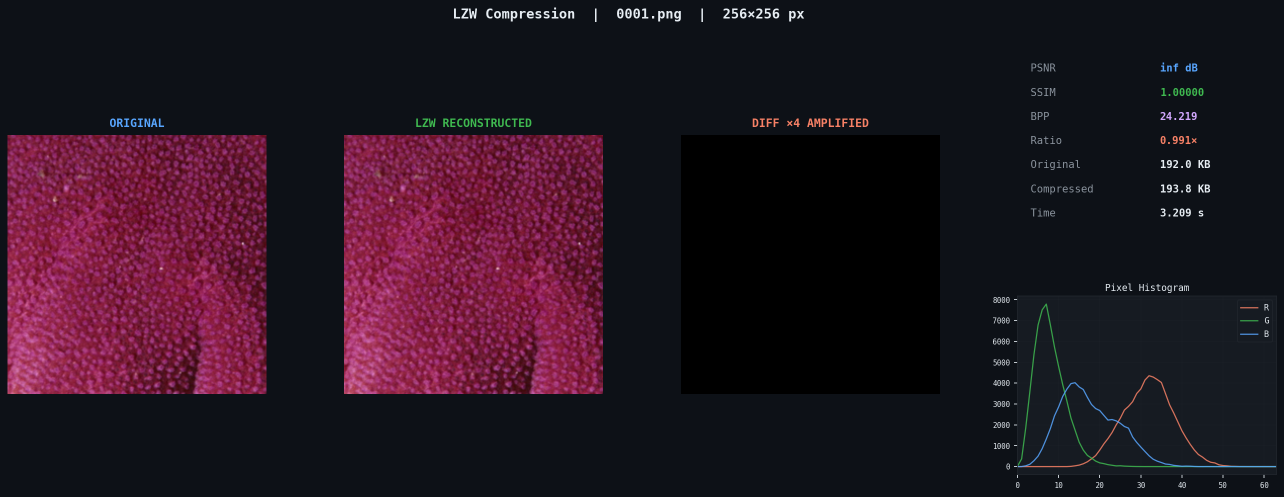
#> input picture losseless/comparaison lzw.png, 2567 x 994 px, given as the content of the folder ./DIV2K_train_HR, which was not available (shown at 1/2 size)
$ python huffman.py
#> lines starting #> are read from the running program, lines starting #| are printed output that depends on the picture; pictures that were not available may be replaced by others from this repository, and a replacement may not be noted
"""
╔══════════════════════════════════════════════════════════════╗
║   HUFFMAN IMAGE COMPRESSION — KAGGLE OPTIMIZED              ║
║   ✔ Vraie compression bitstream Huffman (encode/decode)     ║
║   ✔ Reconstruction image réelle                              ║
║   ✔ Table Pandas 800 images + export CSV                    ║
║   ✔ Graphes propres (PSNR, SSIM, BPP)                       ║
║   ✔ Affichage original vs reconstructed                     ║
╚══════════════════════════════════════════════════════════════╝
"""

import os
import glob
import heapq
import struct
import io
import time
import warnings
warnings.filterwarnings("ignore")

import numpy as np
import pandas as pd
import matplotlib.pyplot as plt
import matplotlib.gridspec as gridspec
from matplotlib.colors import LinearSegmentedColormap
from collections import Counter, defaultdict
from PIL import Image
from skimage.metrics import structural_similarity as ssim_func
from skimage.metrics import peak_signal_noise_ratio as psnr_func
import math

# ──────────────────────────────────────────────────────────────
# CONFIG
# ──────────────────────────────────────────────────────────────
KAGGLE_PATH  = "/kaggle/input/datasets/mariyyyaaella/div2k/DIV2K_train_HR"
FALLBACK_PATH = "./DIV2K_train_HR"
MAX_IMAGES    = 800
CROP_SIZE     = 256          # crop pour accélérer sur Kaggle
OUTPUT_DIR    = "./huffman_output"
CSV_NAME      = "huffman_metrics.csv"

os.makedirs(OUTPUT_DIR, exist_ok=True)

# ──────────────────────────────────────────────────────────────
# 1. ARBRE HUFFMAN — VRAI BITSTREAM
# ──────────────────────────────────────────────────────────────

class HuffmanNode:
    __slots__ = ("symbol", "freq", "left", "right")
    def __init__(self, symbol, freq, left=None, right=None):
        self.symbol = symbol
        self.freq   = freq
        self.left   = left
        self.right  = right
    def __lt__(self, other):
        return self.freq < other.freq


def build_huffman_tree(freqs: dict) -> HuffmanNode:
    """Construit l'arbre Huffman depuis un dict {symbole: fréquence}."""
    heap = [HuffmanNode(sym, f) for sym, f in freqs.items()]
    heapq.heapify(heap)
    if len(heap) == 1:
        node = heapq.heappop(heap)
        return HuffmanNode(None, node.freq, left=node)
    while len(heap) > 1:
        a = heapq.heappop(heap)
        b = heapq.heappop(heap)
        heapq.heappush(heap, HuffmanNode(None, a.freq + b.freq, a, b))
    return heap[0]


def build_codebook(root: HuffmanNode) -> dict:
    """Génère le codebook {symbole: bitstring}."""
    codebook = {}
    def traverse(node, bits=""):
        if node is None:
            return
        if node.symbol is not None:
            codebook[node.symbol] = bits or "0"
        else:
            traverse(node.left,  bits + "0")
            traverse(node.right, bits + "1")
    traverse(root)
    return codebook


def encode_bitstream(data: np.ndarray, codebook: dict) -> bytes:
    """
    Encode un tableau 1-D uint8 → vrai bitstream bytes.
    Format:
      - 4 octets : longueur totale en bits (uint32 big-endian)
      - N octets : bits packés (MSB first, padding 0 à la fin)
    """
    bitstring = "".join(codebook[b] for b in data.ravel())
    total_bits = len(bitstring)
    # Padding à multiple de 8
    pad = (8 - total_bits % 8) % 8
    bitstring += "0" * pad
    # Pack en bytes
    packed = bytearray()
    for i in range(0, len(bitstring), 8):
        packed.append(int(bitstring[i:i+8], 2))
    # Préfixe 4 octets = nb de bits utiles
    header = struct.pack(">I", total_bits)
    return header + bytes(packed)


def decode_bitstream(stream: bytes, root: HuffmanNode,
                     original_len: int, shape: tuple) -> np.ndarray:
    """
    Décode un bitstream → tableau uint8 de forme `shape`.
    """
    total_bits = struct.unpack(">I", stream[:4])[0]
    packed = stream[4:]
    # Dépacker les bits
    bits = "".join(f"{byte:08b}" for byte in packed)[:total_bits]

    symbols = []
    node = root
    for bit in bits:
        node = node.left if bit == "0" else node.right
        if node.symbol is not None:
            symbols.append(node.symbol)
            node = root
            if len(symbols) == original_len:
                break

    return np.array(symbols, dtype=np.uint8).reshape(shape)


# ──────────────────────────────────────────────────────────────
# 2. COMPRESSION / DÉCOMPRESSION D'UNE IMAGE
# ──────────────────────────────────────────────────────────────

def compress_image(img_array: np.ndarray):
    """
    Compresse une image (H,W,C) uint8 via Huffman channel-by-channel.
    Retourne (streams_dict, codebooks_dict, trees_dict, stats_dict).
    """
    H, W, C = img_array.shape
    streams   = {}
    codebooks = {}
    trees     = {}
    total_compressed_bits = 0

    for c in range(C):
        channel = img_array[:, :, c]
        freqs   = Counter(channel.ravel().tolist())
        root    = build_huffman_tree(freqs)
        cb      = build_codebook(root)
        stream  = encode_bitstream(channel, cb)

        streams[c]   = stream
        codebooks[c] = cb
        trees[c]     = root

        # Bits du bitstream utiles (extrait du header)
        total_compressed_bits += struct.unpack(">I", stream[:4])[0]

    original_bits = H * W * C * 8
    bpp           = total_compressed_bits / (H * W)
    ratio         = original_bits / max(total_compressed_bits, 1)

    stats = {
        "original_bits":    original_bits,
        "compressed_bits":  total_compressed_bits,
        "bpp":              bpp,
        "compression_ratio": ratio,
    }
    return streams, codebooks, trees, stats


def decompress_image(streams: dict, trees: dict,
                     shape: tuple) -> np.ndarray:
    """Reconstruit l'image depuis les bitstreams."""
    H, W, C = shape
    channels = []
    for c in range(C):
        ch = decode_bitstream(streams[c], trees[c], H * W, (H, W))
        channels.append(ch)
    return np.stack(channels, axis=2)


# ──────────────────────────────────────────────────────────────
# 3. MÉTRIQUES
# ──────────────────────────────────────────────────────────────

def compute_metrics(original: np.ndarray,
                    reconstructed: np.ndarray,
                    stats: dict) -> dict:
    psnr = psnr_func(original, reconstructed, data_range=255)
    ssim = ssim_func(original, reconstructed,
                     channel_axis=2, data_range=255)
    return {
        "psnr_db":          round(psnr, 4),
        "ssim":             round(ssim, 6),
        "bpp":              round(stats["bpp"], 4),
        "compression_ratio": round(stats["compression_ratio"], 4),
        "original_kb":      round(stats["original_bits"] / 8 / 1024, 2),
        "compressed_kb":    round(stats["compressed_bits"] / 8 / 1024, 2),
    }


# ──────────────────────────────────────────────────────────────
# 4. PIPELINE PRINCIPAL
# ──────────────────────────────────────────────────────────────

def find_images(path: str, max_n: int) -> list:
    exts = ["*.png", "*.jpg", "*.jpeg", "*.bmp", "*.tiff"]
    files = []
    for ext in exts:
        files.extend(glob.glob(os.path.join(path, ext)))
    files = sorted(files)[:max_n]
    return files


def load_and_crop(path: str, crop: int) -> np.ndarray:
    img = Image.open(path).convert("RGB")
    W, H = img.size
    if W > crop and H > crop:
        # Centre crop
        left = (W - crop) // 2
        top  = (H - crop) // 2
        img  = img.crop((left, top, left + crop, top + crop))
    return np.array(img, dtype=np.uint8)


def run_pipeline():
    # Localise les images
    base_path = KAGGLE_PATH if os.path.isdir(KAGGLE_PATH) else FALLBACK_PATH
    print(f"📂  Dossier source : {base_path}")

    files = find_images(base_path, MAX_IMAGES)
    if not files:
        raise FileNotFoundError(
            f"Aucune image trouvée dans : {base_path}\n"
            f"Vérifiez le chemin ou ajoutez des images dans ./DIV2K_train_HR"
        )

    print(f"🖼️   {len(files)} images trouvées — crop {CROP_SIZE}×{CROP_SIZE}")

    records        = []
    sample_orig    = None
    sample_recon   = None
    sample_name    = None

    for idx, fpath in enumerate(files):
        fname = os.path.basename(fpath)
        try:
            img = load_and_crop(fpath, CROP_SIZE)
#> in load_and_crop, `img  = img.crop((left, top, left + crop, top + crop))`:
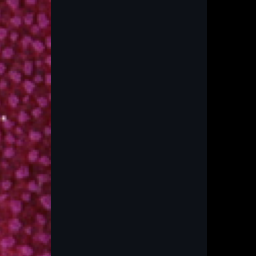
#> img: PIL image 256x256 RGB; mean R, G, B 28.1, 15.2, 24.7
            t0  = time.time()
            streams, cbs, trees, cstats = compress_image(img)
#> the loop in compress_image, `for c in range(C):` made 3 passes
#> (total_bits in encode_bitstream, pad in encode_bitstream, total_compressed_bits) on passes 1 to 3: (173554, 6, 173554), (156226, 6, 329780), (173925, 3, 503705)
#> pass 1, in compress_image, `channel = img_array[:, :, c]`:
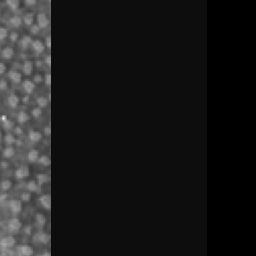
#> channel: shape (256, 256); min 0, max 240, mean 28.1
#> pass 2, in compress_image, `channel = img_array[:, :, c]`:
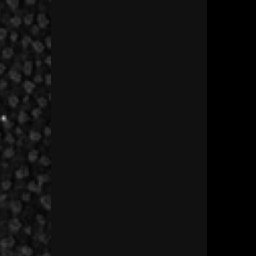
#> channel: shape (256, 256); min 0, max 192, mean 15.2
#> pass 3, in compress_image, `channel = img_array[:, :, c]`:
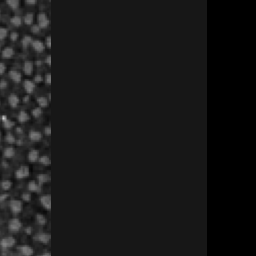
#> channel: shape (256, 256); min 0, max 210, mean 24.7
#> after the loop in compress_image, `for c in range(C):`: codebooks = 3 items; total_compressed_bits = 503705; trees = 3 items
#> in compress_image, `bpp           = total_compressed_bits / (H * W)`: bpp = 7.69
#> in compress_image, `ratio         = original_bits / max(total_compressed_bits, 1)`: ratio = 3.12
#> in compress_image, `stats = { "original_bits":    original_bits, "compressed_bits":  total..`: stats = {'original_bits': 1572864, 'compressed_bits': 503705, 'bpp': 7.69, 'compression_ratio': 3.12}
#> streams = 3 items; cbs = 3 items; trees = 3 items; cstats has the same summary as stats in compress_image
            recon = decompress_image(streams, trees, img.shape)
            elapsed = time.time() - t0

            metrics = compute_metrics(img, recon, cstats)
#> in compute_metrics, `psnr = psnr_func(original, reconstructed, data_range=255)`: psnr = inf
#> in compute_metrics, `ssim = ssim_func(original, reconstructed, channel_axis=2, data_range=2..`: ssim = 1
#> metrics = {'psnr_db': inf, 'ssim': 1, 'bpp': 7.69, 'compression_ratio': 3.12, 'original_kb': 192, 'compressed_kb': 61.49}
            metrics["filename"]    = fname
            metrics["index"]       = idx + 1
            metrics["time_sec"]    = round(elapsed, 3)
            metrics["width"]       = img.shape[1]
            metrics["height"]      = img.shape[0]
            records.append(metrics)

            # Garde la première image pour le plot
            if idx == 0:
                sample_orig  = img.copy()
                sample_recon = recon.copy()
                sample_name  = fname

            if (idx + 1) % 50 == 0 or idx == 0:
                print(f"  [{idx+1:4d}/{len(files)}]  {fname:30s}"
                      f"  PSNR={metrics['psnr_db']:6.2f} dB"
                      f"  SSIM={metrics['ssim']:.4f}"
                      f"  BPP={metrics['bpp']:.3f}"
                      f"  Ratio={metrics['compression_ratio']:.2f}x")
#|   [   1/1]  comparaison lzw.png             PSNR=   inf dB  SSIM=1.0000  BPP=7.686  Ratio=3.12x

        except Exception as e:
            print(f"  ⚠️  {fname} — erreur : {e}")

    df = pd.DataFrame(records)
#> df = table of 1 rows and 11 columns
    cols = ["index", "filename", "width", "height",
            "psnr_db", "ssim", "bpp", "compression_ratio",
            "original_kb", "compressed_kb", "time_sec"]
    df = df[cols]

    csv_path = os.path.join(OUTPUT_DIR, CSV_NAME)
    df.to_csv(csv_path, index=False)
    print(f"\n✅  CSV exporté → {csv_path}  ({len(df)} lignes)")
#| ✅  CSV exporté → ./huffman_output/huffman_metrics.csv  (1 lignes)

    return df, sample_orig, sample_recon, sample_name


# ──────────────────────────────────────────────────────────────
# 5. VISUALISATIONS
# ──────────────────────────────────────────────────────────────

DARK_BG   = "#0d1117"
ACCENT1   = "#58a6ff"
ACCENT2   = "#3fb950"
ACCENT3   = "#f78166"
ACCENT4   = "#d2a8ff"
TEXT_CLR  = "#e6edf3"
GRID_CLR  = "#21262d"

plt.rcParams.update({
    "figure.facecolor":  DARK_BG,
    "axes.facecolor":    "#161b22",
    "axes.edgecolor":    GRID_CLR,
    "axes.labelcolor":   TEXT_CLR,
    "axes.titlecolor":   TEXT_CLR,
    "xtick.color":       TEXT_CLR,
    "ytick.color":       TEXT_CLR,
    "grid.color":        GRID_CLR,
    "text.color":        TEXT_CLR,
    "legend.facecolor":  "#161b22",
    "legend.edgecolor":  GRID_CLR,
    "font.family":       "monospace",
})


def plot_original_vs_reconstructed(orig, recon, fname, df):
    """Affiche original / reconstruit + diff + histogramme."""
    diff = np.abs(orig.astype(int) - recon.astype(int)).astype(np.uint8)
    row  = df[df["filename"] == fname].iloc[0]

    fig = plt.figure(figsize=(18, 7), facecolor=DARK_BG)
    gs  = gridspec.GridSpec(2, 4, figure=fig,
                            hspace=0.35, wspace=0.3,
                            left=0.04, right=0.98,
                            top=0.88, bottom=0.08)

    # Original
    ax0 = fig.add_subplot(gs[:, 0])
    ax0.imshow(orig)
    ax0.set_title("ORIGINAL", fontsize=11, color=ACCENT1,
                  fontweight="bold", pad=8)
    ax0.axis("off")

    # Reconstructed
    ax1 = fig.add_subplot(gs[:, 1])
    ax1.imshow(recon)
    ax1.set_title("HUFFMAN RECONSTRUCTED", fontsize=11,
                  color=ACCENT2, fontweight="bold", pad=8)
    ax1.axis("off")

    # Diff map (amplifié ×4)
    ax2 = fig.add_subplot(gs[:, 2])
    diff_amp = np.clip(diff * 4, 0, 255)
    ax2.imshow(diff_amp)
    ax2.set_title("DIFF ×4 AMPLIFIED", fontsize=11,
                  color=ACCENT3, fontweight="bold", pad=8)
    ax2.axis("off")

    # Métriques texte
    ax3 = fig.add_subplot(gs[0, 3])
    ax3.axis("off")
    info = [
        ("PSNR",       f"{row.psnr_db:.2f} dB"),
        ("SSIM",       f"{row.ssim:.5f}"),
        ("BPP",        f"{row.bpp:.3f}"),
        ("Ratio",      f"{row.compression_ratio:.2f}×"),
        ("Original",   f"{row.original_kb:.1f} KB"),
        ("Compressed", f"{row.compressed_kb:.1f} KB"),
        ("Time",       f"{row.time_sec:.3f} s"),
    ]
    colors = [ACCENT1, ACCENT2, ACCENT4, ACCENT3,
              TEXT_CLR, TEXT_CLR, TEXT_CLR]
    y = 0.95
    for (label, val), col in zip(info, colors):
        ax3.text(0.05, y, f"{label:<12}", transform=ax3.transAxes,
                 fontsize=10, color="#8b949e", va="top")
        ax3.text(0.55, y, val, transform=ax3.transAxes,
                 fontsize=10, color=col, va="top", fontweight="bold")
        y -= 0.135

    # Histogramme des canaux
    ax4 = fig.add_subplot(gs[1, 3])
    chan_colors = ["#f78166", "#3fb950", "#58a6ff"]
    labels_rgb  = ["R", "G", "B"]
    for c, (col, lbl) in enumerate(zip(chan_colors, labels_rgb)):
        ax4.plot(np.histogram(orig[:, :, c], bins=64, range=(0, 255))[0],
                 color=col, lw=1.2, alpha=0.85, label=lbl)
    ax4.set_title("Pixel Histogram", fontsize=9, pad=5)
    ax4.legend(fontsize=8, loc="upper right")
    ax4.set_xlim(0, 63)
    ax4.grid(True, alpha=0.3)
    ax4.tick_params(labelsize=7)

    fig.suptitle(
        f"Huffman Compression  |  {fname}  |  "
        f"{orig.shape[1]}×{orig.shape[0]} px",
        fontsize=13, color=TEXT_CLR, y=0.97, fontweight="bold"
    )

    out = os.path.join(OUTPUT_DIR, "comparison.png")
    plt.savefig(out, dpi=150, bbox_inches="tight",
                facecolor=DARK_BG)
    plt.show()
    print(f"💾  Comparaison sauvegardée → {out}")


def plot_metrics_dashboard(df: pd.DataFrame):
    """4 graphes : PSNR, SSIM, BPP, Ratio."""
    fig, axes = plt.subplots(2, 2, figsize=(16, 10), facecolor=DARK_BG)
    fig.suptitle("Huffman Compression — Metrics Dashboard",
                 fontsize=16, color=TEXT_CLR, fontweight="bold", y=0.98)

    x = df["index"].values

    def _scatter_with_trend(ax, y, color, title, ylabel, unit=""):
        ax.scatter(x, y, color=color, s=4, alpha=0.6, zorder=3)
        # Moyenne glissante 20
        if len(y) >= 20:
            ma = pd.Series(y).rolling(20, center=True).mean()
            ax.plot(x, ma, color="white", lw=1.5, alpha=0.9,
                    label="Moving avg (20)", zorder=4)
        ax.axhline(np.mean(y), color=color, lw=1,
                   linestyle="--", alpha=0.6,
                   label=f"Mean: {np.mean(y):.3f}{unit}")
        ax.set_title(title, fontsize=12, color=color,
                     fontweight="bold", pad=8)
        ax.set_xlabel("Image Index", fontsize=9)
        ax.set_ylabel(ylabel, fontsize=9)
        ax.legend(fontsize=8)
        ax.grid(True, alpha=0.3)

    _scatter_with_trend(axes[0, 0], df["psnr_db"].values,
                        ACCENT1, "PSNR", "PSNR (dB)", " dB")
    _scatter_with_trend(axes[0, 1], df["ssim"].values,
                        ACCENT2, "SSIM", "SSIM Score")
    _scatter_with_trend(axes[1, 0], df["bpp"].values,
                        ACCENT4, "BPP (Bits Per Pixel)", "BPP", " bpp")
    _scatter_with_trend(axes[1, 1], df["compression_ratio"].values,
                        ACCENT3, "Compression Ratio", "Ratio (×)")

    plt.tight_layout(rect=[0, 0, 1, 0.97])
    out = os.path.join(OUTPUT_DIR, "metrics_dashboard.png")
    plt.savefig(out, dpi=150, bbox_inches="tight", facecolor=DARK_BG)
    plt.show()
    print(f"💾  Dashboard sauvegardé → {out}")


def plot_distributions(df: pd.DataFrame):
    """Distributions (histogrammes + KDE) des 4 métriques."""
    fig, axes = plt.subplots(1, 4, figsize=(18, 4), facecolor=DARK_BG)
    fig.suptitle("Metric Distributions", fontsize=14,
                 color=TEXT_CLR, fontweight="bold")

    metrics = [
        ("psnr_db",          ACCENT1, "PSNR (dB)"),
        ("ssim",             ACCENT2, "SSIM"),
        ("bpp",              ACCENT4, "BPP"),
        ("compression_ratio", ACCENT3, "Ratio (×)"),
    ]

    for ax, (col, color, label) in zip(axes, metrics):
        vals = df[col].dropna().values
        ax.hist(vals, bins=30, color=color, alpha=0.75,
                edgecolor="none", density=True)
        # KDE simple (gaussien)
        from scipy.stats import gaussian_kde
        kde = gaussian_kde(vals, bw_method=0.3)
        xs  = np.linspace(vals.min(), vals.max(), 200)
        ax.plot(xs, kde(xs), color="white", lw=2)
        ax.axvline(np.mean(vals), color=color, lw=1.5,
                   linestyle="--", label=f"μ={np.mean(vals):.3f}")
        ax.axvline(np.median(vals), color="white", lw=1,
                   linestyle=":", label=f"med={np.median(vals):.3f}")
        ax.set_title(label, fontsize=11, color=color, fontweight="bold")
        ax.legend(fontsize=8)
        ax.grid(True, alpha=0.25)
        ax.set_ylabel("Density", fontsize=8)

    plt.tight_layout()
    out = os.path.join(OUTPUT_DIR, "distributions.png")
    plt.savefig(out, dpi=150, bbox_inches="tight", facecolor=DARK_BG)
    plt.show()
    print(f"💾  Distributions sauvegardées → {out}")


def print_summary(df: pd.DataFrame):
    print("\n" + "═"*60)
    print("  RÉSUMÉ STATISTIQUE — HUFFMAN COMPRESSION")
    print("═"*60)
    for col, lbl, unit in [
        ("psnr_db",           "PSNR",    "dB"),
        ("ssim",              "SSIM",    ""),
        ("bpp",               "BPP",     "bpp"),
        ("compression_ratio", "Ratio",   "×"),
        ("time_sec",          "Temps",   "s"),
    ]:
        v = df[col]
        print(f"  {lbl:<8}  "
              f"mean={v.mean():.4f}{unit}  "
              f"std={v.std():.4f}  "
              f"min={v.min():.4f}  "
              f"max={v.max():.4f}")
    print("═"*60)
    print(f"  Images traitées : {len(df)}")
    print(f"  CSV             : {os.path.join(OUTPUT_DIR, CSV_NAME)}")
    print("═"*60 + "\n")


# ──────────────────────────────────────────────────────────────
# ENTRÉE PRINCIPALE
# ──────────────────────────────────────────────────────────────

if __name__ == "__main__":
    df, orig, recon, fname = run_pipeline()
#> df = table of 1 rows and 11 columns; fname = 'comparaison lzw.png'
    print_summary(df)
    plot_original_vs_reconstructed(orig, recon, fname, df)
#> in plot_original_vs_reconstructed, `diff = np.abs(orig.astype(int) - recon.astype(int)).astype(np.uint8)`: diff: shape (256, 256, 3); every value is 0
#> in plot_original_vs_reconstructed, `plt.savefig(out, dpi=150, bbox_inches="tight", facecolor=DARK_BG)`:
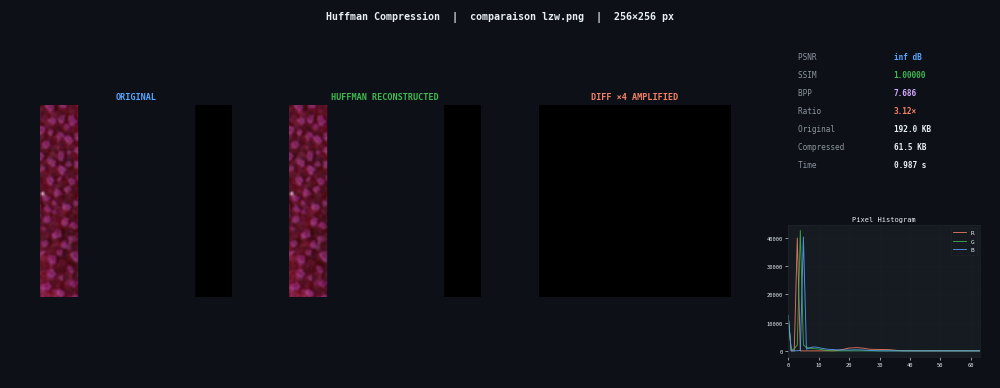
#> figure drawn by matplotlib, 4 panels; panel 4: curve peaks at x = 3, y = 39936; panel 4: curve peaks at x = 4, y = 42593; panel 4: curve peaks at x = 5, y = 40298
    plot_metrics_dashboard(df)
#> in plot_metrics_dashboard, `plt.savefig(out, dpi=150, bbox_inches="tight", facecolor=DARK_BG)`:
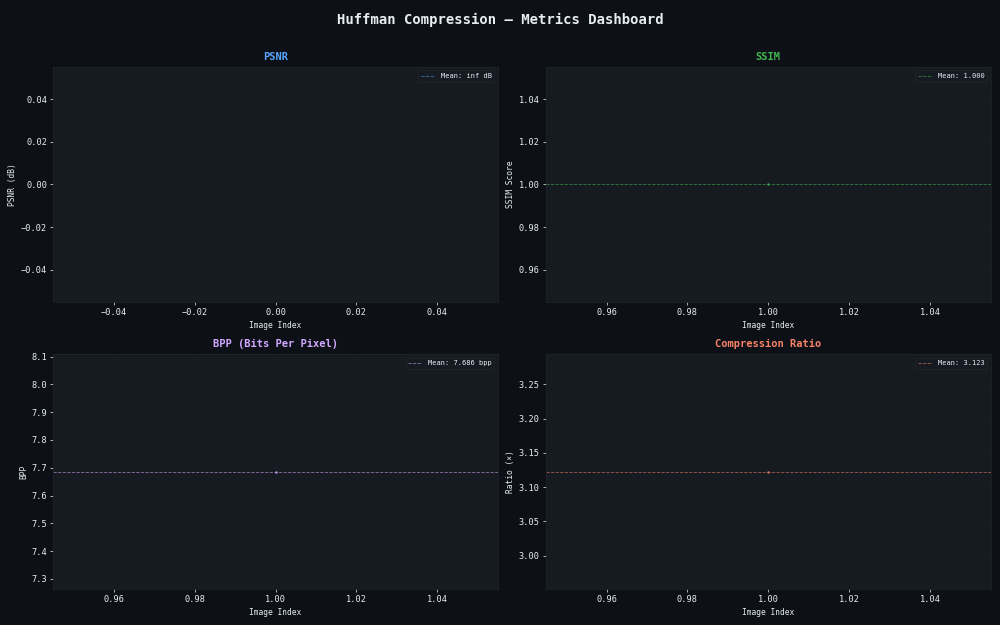
#> figure drawn by matplotlib, 4 panels
#> (the run stopped early here; a loop or call above may not have finished)
